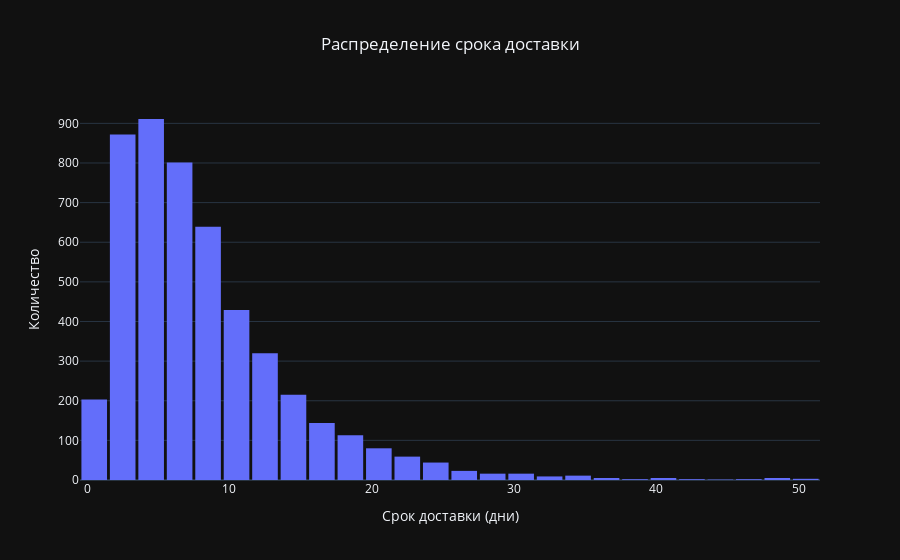

Here is the notebook cell this chart was saved with:
### Markdown cell above
## График 1. Распределение целевой переменной

### Code cell
hist_fig = px.histogram(
    data, 
    x='Срок доставки факт', 
    nbins=26, 
    title='Распределение срока доставки'
)

hist_fig.update_layout(
    bargap=0.1, 
    title_x=0.5,
    xaxis_title="Срок доставки (дни)",
    yaxis_title="Количество",
    template='plotly_dark'
    )
    
hist_fig.show()

### Figure 1 — Plotly figure (JSON) as saved in the notebook; plotly's stock layout.template omitted (floating-point values rounded to 4 significant figures; data arrays with more than 128 entries replaced by an {"elided": "..."} marker saying what was removed)
{"data": [{"bingroup": "x", "hovertemplate": "Срок доставки факт=%{x}<br>count=%{y}<extra></extra>", "legendgroup": "", "marker": {"color": "#636efa", "pattern": {"shape": ""}}, "name": "", "nbinsx": 26, "orientation": "v", "showlegend": false, "type": "histogram", "x": {"elided": "4930 float values"}, "xaxis": "x", "yaxis": "y"}], "layout": {"bargap": 0.1, "barmode": "relative", "legend": {"tracegroupgap": 0}, "title": {"text": "Распределение срока доставки", "x": 0.5}, "xaxis": {"anchor": "y", "domain": [0, 1], "title": {"text": "Срок доставки (дни)"}}, "yaxis": {"anchor": "x", "domain": [0, 1], "title": {"text": "Количество"}}}}
